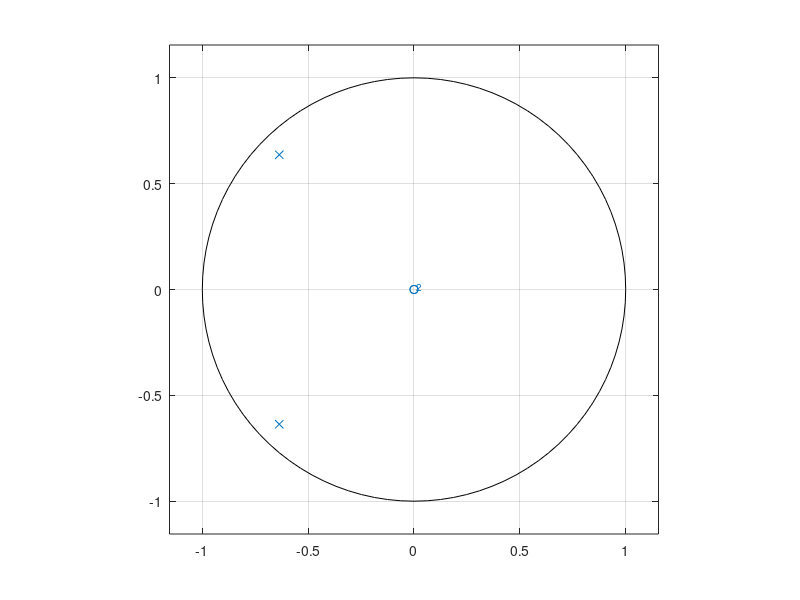
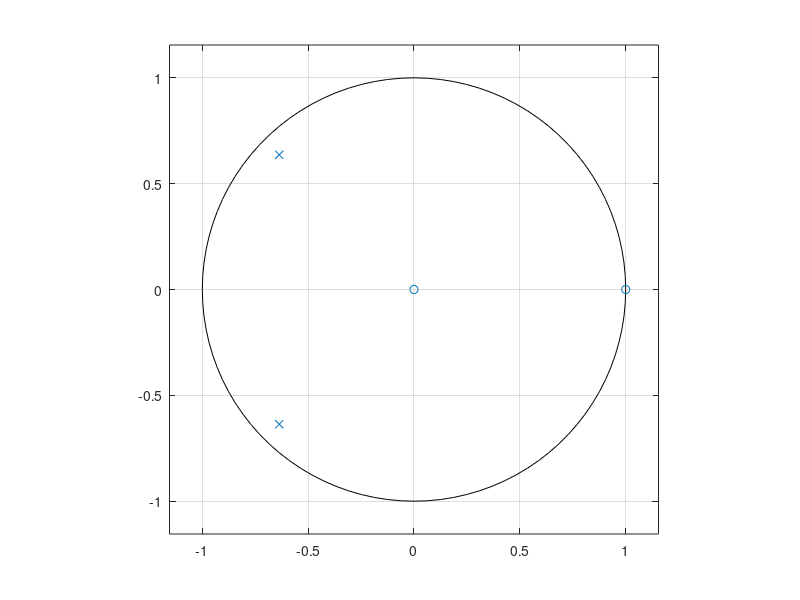
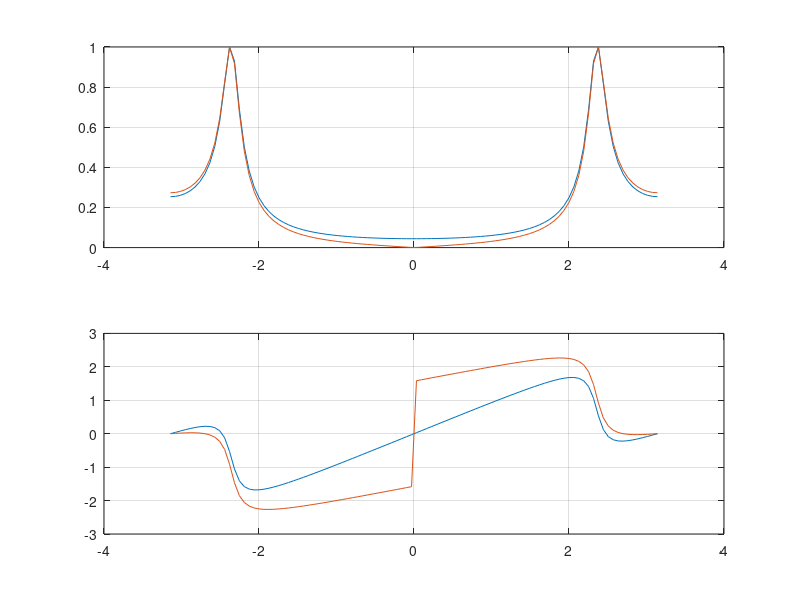

These charts were generated, in order, by the following MATLAB code:
clear all
close all
clc
r=.9;wc=3*pi/4;
z=[1];z_1=[1 -1];p=[1 -r*exp(wc*i)];
w=linspace(-pi,pi,100);
h=freqz(z,conv(p',p),w);h_1=freqz(z_1,conv(p',p),w);
max1=max(abs(h));max2=max(abs(h_1));
figure
zplane(z,conv(p',p))
figure
zplane(z_1,conv(p',p))
figure
subplot(211);plot(w,abs(h)/max1);hold on;plot(w,abs(h_1)/max2);grid on;
subplot(212);plot(w,angle(h));hold on;plot(w,angle(h_1));grid on;
